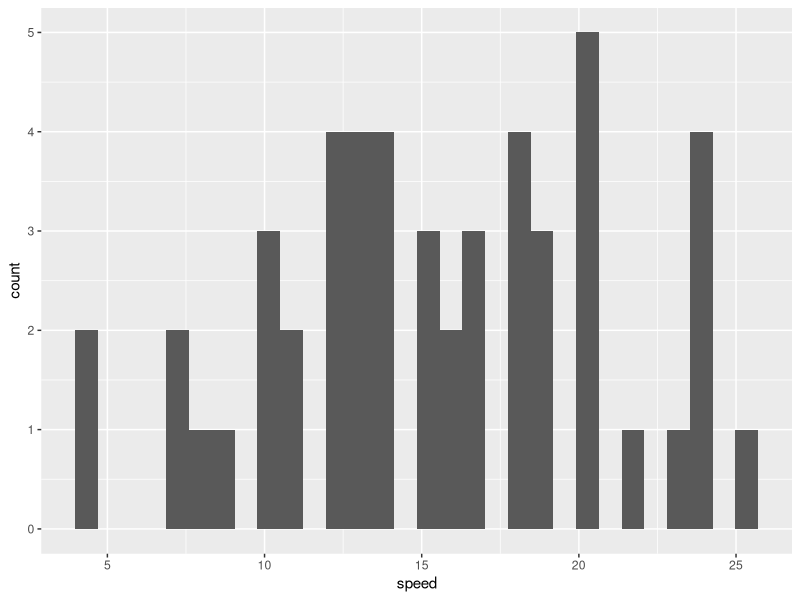

Reproduce this figure in R.
## ---- chunk 1
knitr::opts_chunk$set(echo = TRUE)
## ---- chunk 2
library(ggplot2)

ggplot(cars, aes( x = speed))+
  geom_histogram()
